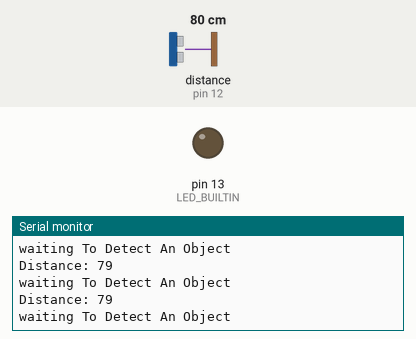
Simulated run of this sketch. Board: Arduino Uno, built with avr-gcc and run on an emulated ATmega328P. On the bench: output pins drawn as LEDs (lit = HIGH), the last lines printed to the serial monitor. Wiring (inferred from the names in the program): ultrasonic range finder: trigger pin 11; echo pin 12. The test bench sets the inputs (shaded band); at power-on: distance to the obstacle (sensor on pin 12) 80 cm. The echo pulse lasts 58.3 µs per cm; pins used as bus, display or sensor lines are not drawn.

Above: at 1.2 s.
1.3 s: distance to the obstacle (sensor on pin 12) set to 12 cm
At 2.3 s:
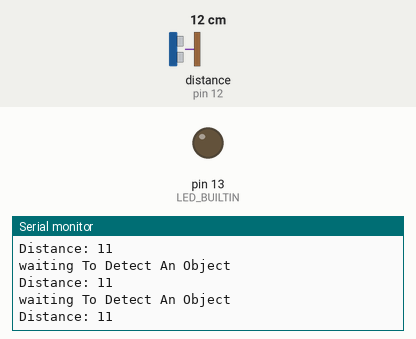
4.3 s: distance to the obstacle (sensor on pin 12) set to 9 cm
At 4.6 s:
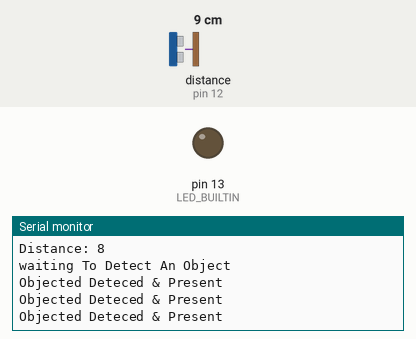
Timing chart, 0 to 7.3 s (numbered marks = the images above; inputs shaded):
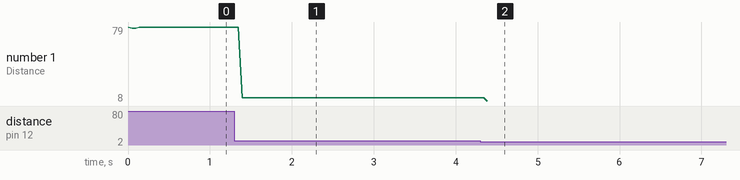

Measured:
- the behaviour switches between 11 and 10 cm on distance to the obstacle (sensor on pin 12) (found by bisection; images 1 and 2)
- after the input at 1.3 s, the serial monitor: prints a new line after 0.09 s (image 1)
- after the input at 4.3 s, the serial monitor: prints a new line after 0.09 s (image 2)
- plotted number 1: 79 → 11 after the input at 1.3 s, 11 → 8 after the input at 4.3 s

The sketch:

sketch_sep29b.ino
```cpp
/*
  Ultrasonic Sensor HC-SR04 and Arduino Tutorial
  by Dejan Nedelkovski,
  www.HowToMechatronics.com
*/

// defines pins numbers
const int trigPin = 11;
const int echoPin = 12;

// defines variables
long duration;
int distance;
int n = 0;
long ultrasonic_distance() {
  pinMode(trigPin, OUTPUT); // Sets the trigPin as an Output
  pinMode(echoPin, INPUT); // Sets the echoPin as an Input

  // initialize digital pin LED_BUILTIN as an output.
  pinMode(LED_BUILTIN, OUTPUT);

   // Clears the trigPin
  digitalWrite(trigPin, LOW);
  delayMicroseconds(2);

  // Sets the trigPin on HIGH state for 10 micro seconds
  digitalWrite(trigPin, HIGH);
  delayMicroseconds(10);
  digitalWrite(trigPin, LOW);

  // Reads the echoPin, returns the sound wave travel time in microseconds
  duration = pulseIn(echoPin, HIGH);

  // Calculating the distance
  distance = duration * 0.034 / 2;
  return distance;
}
void setup() {
  // UltraSonoc Pins
  pinMode(trigPin, OUTPUT); // Sets the trigPin as an Output
  pinMode(echoPin, INPUT); // Sets the echoPin as an Input

  // initialize digital pin LED_BUILTIN as an output.
  pinMode(LED_BUILTIN, OUTPUT);

  Serial.begin(9600); // Starts the serial communication
}

void loop() {
  distance = ultrasonic_distance();
  Serial.print("Distance: ");
  Serial.println(distance);
  Serial.println("waiting To Detect An Object");
  while (distance < 10 ) {
    Serial.println("Objected Deteced & Present");
    distance = ultrasonic_distance();
    n++;
    delay(100);
      if(distance > 10 ) {
          Serial.println("Detected Object Is Gone");
          Serial.print(n);
          Serial.println("Objects Detected");
          delay(50);
        }
      }
    }
  
```
